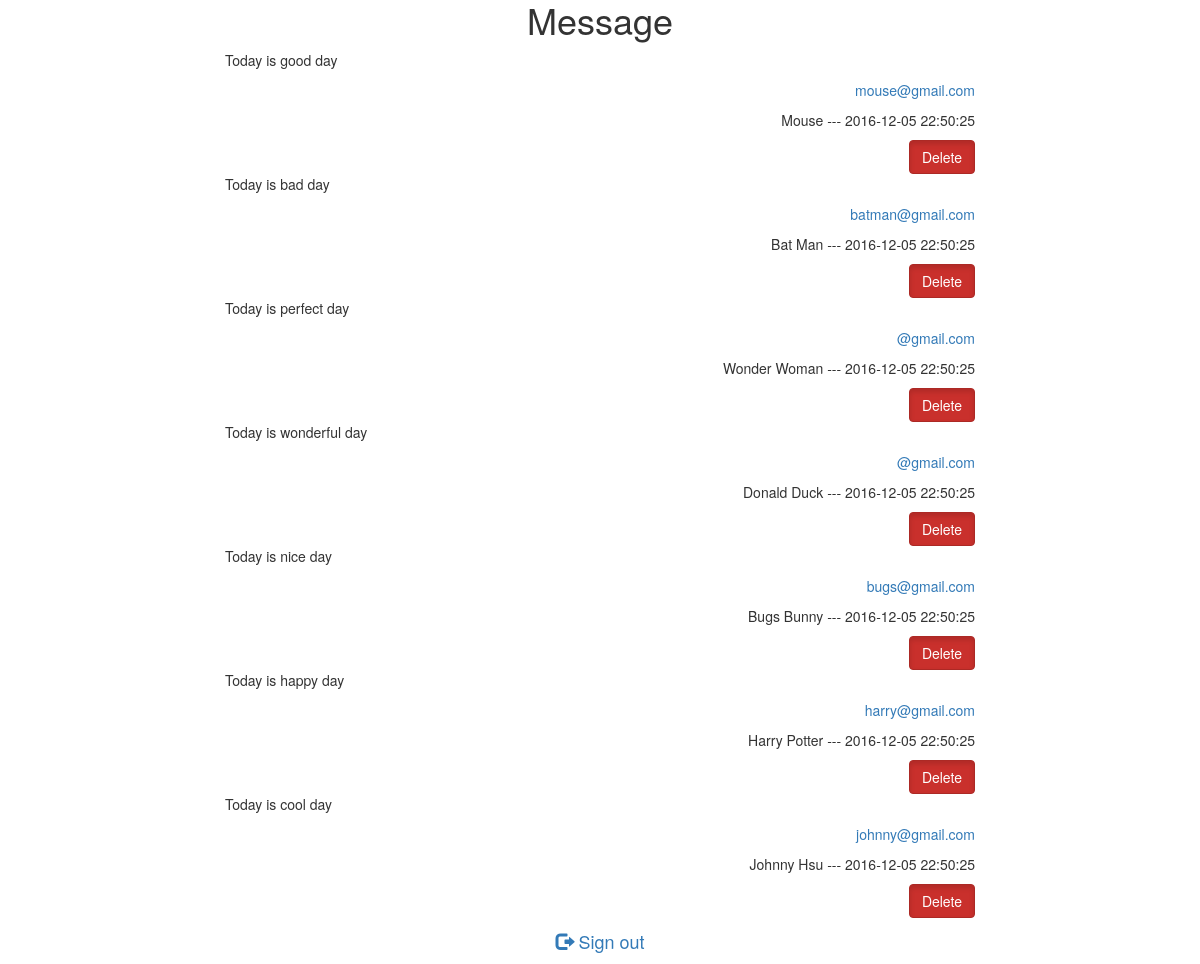
/movie_rental/administrator_message.php, run on the app's committed database.
### tables this page shows
CREATE TABLE `messages` (
  `message_ID` int(11) NOT NULL AUTO_INCREMENT,
  `message` varchar(500) DEFAULT NULL,
  `guest_name` varchar(20) DEFAULT NULL,
  `guest_phone` varchar(15) DEFAULT NULL,
  `guest_email` varchar(30) DEFAULT NULL,
  `message_date` datetime DEFAULT NULL,
  PRIMARY KEY (`message_ID`)
);

### movie_rental/DatabaseConnector.php (called while the page is built, shortened)
<?php
	class DatabaseConnector{
		private $DB;
		public function __construct(){
			$db = 'mysql:dbname=csc337_final_project;charset=utf8; host=127.0.0.1';
			$user = 'root';
			$password = '';
			try {
				$this->DB = new PDO ( $db, $user, $password );
				$this->DB->setAttribute ( PDO::ATTR_ERRMODE, PDO::ERRMODE_EXCEPTION );
			}
			catch ( PDOException $e ){
				echo ('Error establishing Connection');
				exit ();
			}
		}
		public function getMessages() {
			$sql = "SELECT * FROM messages ORDER BY message_date DESC ";
			$stmt = $this->DB->prepare ($sql);
			$stmt-> execute();
			return $stmt->fetchAll( PDO::FETCH_ASSOC );
		}
	}
 ?>

### movie_rental/administrator_message.php (the view, shortened to what this page needs)
<!DOCTYPE html>
<html>
<head>
	<link rel="stylesheet" href="https://maxcdn.bootstrapcdn.com/bootstrap/3.3.7/css/bootstrap.min.css">
	<link rel="stylesheet" href="https://code.jquery.com/mobile/1.4.5/jquery.mobile-1.4.5.min.css">
	<link rel="stylesheet" type="text/css" href="css/style.css">
</head>
<body>
	<div class="container">
		<div class= "row">
			<h1 class='center-block text-center col-xs-12 col-md-12 col-lg-12'>Message</h1>
		</div>
	<?php
		require_once "./DatabaseConnector.php";
		$myDatabase = new DatabaseConnector();
		$array = $myDatabase->getMessages();
		foreach ($array as $record){
			echo "<div class= 'row'>";
			echo "<div class ='col-xs-12 col-sm-10 col-sm-offset-1 col-md-8 col-md-offset-2'> ";
			echo "<form action='./controller.php' method='post'>";
			echo "<p class='message text-left'>". $record['message'] . "</p>";
			echo "<p class ='text-right'><a class='email' href='mailto:". $record['guest_email'] ."'>".$record['guest_email'] . "</a>". "</p>";
			echo "<p class='name text-right'> ". $record['guest_name'] ." --- ". $record['message_date'] ."</p>";
			echo "<button type='submit' name='deleteMessage' class='btn btn-danger active pull-right'> Delete </button>" ;
			echo "</form>";
			echo "</div>";
			echo "</div>";
		}
	?>
		<div class="row logout">
			<div class="btn btn-lg text-center col-xs-8 col-xs-offset-2 col-sm-4 col-sm-offset-4 col-md-4 col-lg-2 col-lg-offset-5">
				<a href="#" class="text-center" data-toggle="modal" data-target="#sign_out_form"><span class="glyphicon glyphicon-log-out"></span> Sign out</a>
			</div>
		</div>
	</div>
</body>
</html>

### movie_rental/css/style.css (style rules this page uses)
h1 { margin-top: 0px; }

### data on the page
messages: message "Today is good day", guest_email "mouse@gmail.com", guest_name "Mouse", message_date "2016-12-05 22:50:25"
messages: message "Today is bad day", guest_email "batman@gmail.com", guest_name "Bat Man", message_date "2016-12-05 22:50:25"
messages: message "Today is perfect day", guest_email "@gmail.com", guest_name "Wonder Woman", message_date "2016-12-05 22:50:25"
messages: message "Today is wonderful day", guest_email "@gmail.com", guest_name "Donald Duck", message_date "2016-12-05 22:50:25"
messages: message "Today is nice day", guest_email "bugs@gmail.com", guest_name "Bugs Bunny", message_date "2016-12-05 22:50:25"
messages: message "Today is happy day", guest_email "harry@gmail.com", guest_name "Harry Potter", message_date "2016-12-05 22:50:25"
messages: message "Today is cool day", guest_email "johnny@gmail.com", guest_name "Johnny Hsu", message_date "2016-12-05 22:50:25"
